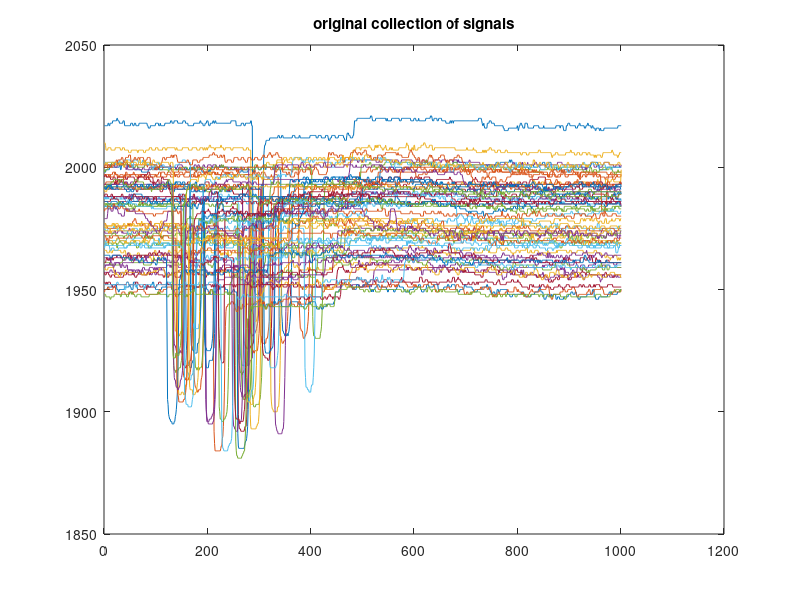

Reproduce this figure in MATLAB. (Note: this script raises an error after producing the figure.)
clear;
close all
%%%%%%%loading data%%%%%%%
load('signalexp.mat')
m=700;
display=1;
if display
    figure(1)
    plot(y)
    title('original collection of signals')
end
[smean,sigmed,tau_opt_vec,f_aml,f_lower,f_upper]=greedymin_revised(y,m,display);
pause()
%%%%%%%testing template of a detection performance%%%%%%%%
load('header');
addpath('tvdip/');
%%%%%%%initializing%%%%%%%%%%%
home='ps-025';
pathname=['testdata/',home,'/testing/'];
folders=dir([pathname,'2012*']);
threshold_vec=[0:2e-5:1e-3,0.0015,2e-3:1e-3:1e-2,0.015,2e-2:1e-2:0.1,0.15,0.2:0.1:1]; 
device_needtv=[12,13,14,18];
testapp=8;
if ismember(testapp,device_needtv)
    high_bool=1;
else
    high_bool=0;
end
%%%%%%%detecting activation pattern%%%%%%
testapp_template=smean(1:end-1);
score = det_result(testapp_template,pathname,folders,home,header,threshold_vec,testapp,high_bool,display);
%%%%%%%%%%calculating ROC%%%%%%
for m=1:size(score,1)
    Score=zeros(2,2);
    for n=1:size(score,2)
        Score=Score+score{m,n};
    end
    %%%%%%%calculating ROC%%%%
    if Score(1,1)==0 && Score(2,1)==0
        TPR(m,1)=0;
    else
        TPR(m,1)=Score(1,1)/(Score(1,1)+Score(2,1));
    end
    if Score(1,2)==0 && Score(2,2)==0
        FPR(m,1)=0;
    else
        FPR(m,1)=Score(1,2)/(Score(1,2)+Score(2,2));
    end
end
AUC = myAUC( TPR, FPR );
figure(4)
plot(FPR,TPR,'-')
title(['roc curve for air-conditioning','on','AUC= ',num2str(AUC)])
xlabel('false positive rate')
ylabel('true positive rate')
